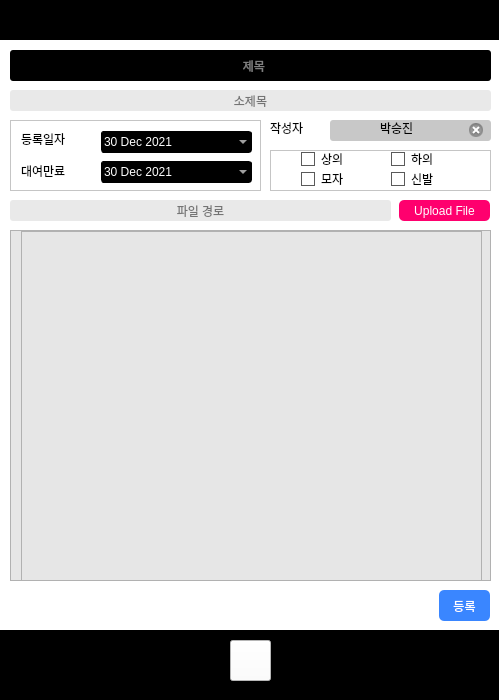
<?xml version="1.0" encoding="UTF-8"?>
<ui version="4.0">
 <class>MainWindow</class>
 <widget class="QMainWindow" name="MainWindow">
  <property name="geometry">
   <rect>
    <x>0</x>
    <y>0</y>
    <width>499</width>
    <height>700</height>
   </rect>
  </property>
  <property name="windowTitle">
   <string>입어바라</string>
  </property>
  <property name="styleSheet">
   <string notr="true">background-color: white;</string>
  </property>
  <widget class="QWidget" name="centralwidget">
   <widget class="QFrame" name="frame">
    <property name="geometry">
     <rect>
      <x>0</x>
      <y>0</y>
      <width>500</width>
      <height>40</height>
     </rect>
    </property>
    <property name="styleSheet">
     <string notr="true">background-color: black;</string>
    </property>
    <property name="frameShape">
     <enum>QFrame::StyledPanel</enum>
    </property>
    <property name="frameShadow">
     <enum>QFrame::Raised</enum>
    </property>
   </widget>
   <widget class="QFrame" name="frame_2">
    <property name="geometry">
     <rect>
      <x>0</x>
      <y>630</y>
      <width>500</width>
      <height>70</height>
     </rect>
    </property>
    <property name="styleSheet">
     <string notr="true">background-color: black;</string>
    </property>
    <property name="frameShape">
     <enum>QFrame::StyledPanel</enum>
    </property>
    <property name="frameShadow">
     <enum>QFrame::Raised</enum>
    </property>
   </widget>
   <widget class="QLineEdit" name="title">
    <property name="geometry">
     <rect>
      <x>10</x>
      <y>50</y>
      <width>481</width>
      <height>31</height>
     </rect>
    </property>
    <property name="styleSheet">
     <string notr="true">background-color: rgb(0, 0, 0);
border-radius: 3px;
color: rgb(255, 255, 255);</string>
    </property>
    <property name="frame">
     <bool>false</bool>
    </property>
    <property name="alignment">
     <set>Qt::AlignCenter</set>
    </property>
    <property name="placeholderText">
     <string>  제목</string>
    </property>
    <property name="clearButtonEnabled">
     <bool>true</bool>
    </property>
   </widget>
   <widget class="QLineEdit" name="subTitle">
    <property name="geometry">
     <rect>
      <x>10</x>
      <y>90</y>
      <width>481</width>
      <height>21</height>
     </rect>
    </property>
    <property name="styleSheet">
     <string notr="true">background-color: rgb(233, 233, 233);
border-radius: 3px;
color: rgb(0, 0, 0);</string>
    </property>
    <property name="frame">
     <bool>false</bool>
    </property>
    <property name="alignment">
     <set>Qt::AlignCenter</set>
    </property>
    <property name="placeholderText">
     <string>소제목</string>
    </property>
    <property name="clearButtonEnabled">
     <bool>true</bool>
    </property>
   </widget>
   <widget class="QScrollArea" name="scrollArea_2">
    <property name="geometry">
     <rect>
      <x>10</x>
      <y>120</y>
      <width>251</width>
      <height>71</height>
     </rect>
    </property>
    <property name="widgetResizable">
     <bool>true</bool>
    </property>
    <widget class="QWidget" name="scrollAreaWidgetContents_4">
     <property name="geometry">
      <rect>
       <x>0</x>
       <y>0</y>
       <width>249</width>
       <height>69</height>
      </rect>
     </property>
     <widget class="QLabel" name="label_levels_2">
      <property name="geometry">
       <rect>
        <x>10</x>
        <y>10</y>
        <width>71</width>
        <height>16</height>
       </rect>
      </property>
      <property name="styleSheet">
       <string notr="true">color: rgb(0, 0, 0);
font: 87 9pt &quot;Arial Black&quot;;</string>
      </property>
      <property name="frameShadow">
       <enum>QFrame::Plain</enum>
      </property>
      <property name="text">
       <string>등록일자</string>
      </property>
      <property name="scaledContents">
       <bool>false</bool>
      </property>
     </widget>
     <widget class="QDateEdit" name="regdate">
      <property name="enabled">
       <bool>false</bool>
      </property>
      <property name="geometry">
       <rect>
        <x>90</x>
        <y>10</y>
        <width>151</width>
        <height>22</height>
       </rect>
      </property>
      <property name="toolTip">
       <string>해당 기능을 사용하시려면 설정에서 옵션을 켜주세요.</string>
      </property>
      <property name="styleSheet">
       <string notr="true">background-color: rgb(0, 0, 0);
color: rgb(255, 255, 255);
border-radius: 3px;
border: 1px solid;</string>
      </property>
      <property name="dateTime">
       <datetime>
        <hour>18</hour>
        <minute>0</minute>
        <second>0</second>
        <year>2021</year>
        <month>12</month>
        <day>30</day>
       </datetime>
      </property>
      <property name="calendarPopup">
       <bool>true</bool>
      </property>
      <property name="timeSpec">
       <enum>Qt::UTC</enum>
      </property>
     </widget>
     <widget class="QLabel" name="label_levels_6">
      <property name="geometry">
       <rect>
        <x>10</x>
        <y>40</y>
        <width>71</width>
        <height>20</height>
       </rect>
      </property>
      <property name="styleSheet">
       <string notr="true">color: rgb(0, 0, 0);
font: 87 9pt &quot;Arial Black&quot;;</string>
      </property>
      <property name="frameShadow">
       <enum>QFrame::Plain</enum>
      </property>
      <property name="text">
       <string>대여만료</string>
      </property>
      <property name="scaledContents">
       <bool>false</bool>
      </property>
     </widget>
     <widget class="QDateEdit" name="enddate">
      <property name="enabled">
       <bool>true</bool>
      </property>
      <property name="geometry">
       <rect>
        <x>90</x>
        <y>40</y>
        <width>151</width>
        <height>22</height>
       </rect>
      </property>
      <property name="toolTip">
       <string>해당 기능을 사용하시려면 설정에서 옵션을 켜주세요.</string>
      </property>
      <property name="styleSheet">
       <string notr="true">background-color: rgb(0, 0, 0);
color: rgb(255, 255, 255);
border-radius: 3px;
border: 1px solid;</string>
      </property>
      <property name="dateTime">
       <datetime>
        <hour>9</hour>
        <minute>0</minute>
        <second>0</second>
        <year>2021</year>
        <month>12</month>
        <day>30</day>
       </datetime>
      </property>
      <property name="calendarPopup">
       <bool>true</bool>
      </property>
      <property name="timeSpec">
       <enum>Qt::UTC</enum>
      </property>
     </widget>
    </widget>
   </widget>
   <widget class="QLabel" name="label_levels">
    <property name="geometry">
     <rect>
      <x>270</x>
      <y>120</y>
      <width>51</width>
      <height>16</height>
     </rect>
    </property>
    <property name="styleSheet">
     <string notr="true">color: rgb(0, 0, 0);
font: 87 9pt &quot;Arial Black&quot;;</string>
    </property>
    <property name="frameShadow">
     <enum>QFrame::Plain</enum>
    </property>
    <property name="text">
     <string>작성자</string>
    </property>
    <property name="scaledContents">
     <bool>false</bool>
    </property>
   </widget>
   <widget class="QLineEdit" name="writer_lineedit">
    <property name="enabled">
     <bool>false</bool>
    </property>
    <property name="geometry">
     <rect>
      <x>330</x>
      <y>120</y>
      <width>161</width>
      <height>21</height>
     </rect>
    </property>
    <property name="styleSheet">
     <string notr="true">background-color: rgb(200, 200, 200);
border-radius: 3px;
color: rgb(0, 0, 0);</string>
    </property>
    <property name="text">
     <string>박승진</string>
    </property>
    <property name="frame">
     <bool>false</bool>
    </property>
    <property name="alignment">
     <set>Qt::AlignCenter</set>
    </property>
    <property name="placeholderText">
     <string/>
    </property>
    <property name="clearButtonEnabled">
     <bool>true</bool>
    </property>
   </widget>
   <widget class="QScrollArea" name="scrollArea">
    <property name="geometry">
     <rect>
      <x>270</x>
      <y>150</y>
      <width>221</width>
      <height>41</height>
     </rect>
    </property>
    <property name="widgetResizable">
     <bool>true</bool>
    </property>
    <widget class="QWidget" name="scrollAreaWidgetContents_2">
     <property name="geometry">
      <rect>
       <x>0</x>
       <y>0</y>
       <width>219</width>
       <height>39</height>
      </rect>
     </property>
     <widget class="QCheckBox" name="op_3">
      <property name="geometry">
       <rect>
        <x>30</x>
        <y>20</y>
        <width>51</width>
        <height>16</height>
       </rect>
      </property>
      <property name="styleSheet">
       <string notr="true">QCheckBox::indicator:unchecked {
    border: 1px solid #5A5A5A;
    background: none;
}</string>
      </property>
      <property name="text">
       <string>모자</string>
      </property>
     </widget>
     <widget class="QCheckBox" name="op_1">
      <property name="geometry">
       <rect>
        <x>30</x>
        <y>0</y>
        <width>51</width>
        <height>16</height>
       </rect>
      </property>
      <property name="styleSheet">
       <string notr="true">QCheckBox::indicator:unchecked {
    border: 1px solid #5A5A5A;
    background: none;
}</string>
      </property>
      <property name="text">
       <string>상의</string>
      </property>
     </widget>
     <widget class="QCheckBox" name="op_4">
      <property name="geometry">
       <rect>
        <x>120</x>
        <y>20</y>
        <width>51</width>
        <height>16</height>
       </rect>
      </property>
      <property name="styleSheet">
       <string notr="true">QCheckBox::indicator:unchecked {
    border: 1px solid #5A5A5A;
    background: none;
}</string>
      </property>
      <property name="text">
       <string>신발</string>
      </property>
     </widget>
     <widget class="QCheckBox" name="op_2">
      <property name="geometry">
       <rect>
        <x>120</x>
        <y>0</y>
        <width>61</width>
        <height>16</height>
       </rect>
      </property>
      <property name="styleSheet">
       <string notr="true">QCheckBox::indicator:unchecked {
    border: 1px solid #5A5A5A;
    background: none;
}</string>
      </property>
      <property name="text">
       <string>하의</string>
      </property>
     </widget>
    </widget>
   </widget>
   <widget class="QScrollArea" name="scrollArea_3">
    <property name="geometry">
     <rect>
      <x>10</x>
      <y>230</y>
      <width>481</width>
      <height>351</height>
     </rect>
    </property>
    <property name="styleSheet">
     <string notr="true">background-color: rgb(230, 230, 230);</string>
    </property>
    <property name="widgetResizable">
     <bool>true</bool>
    </property>
    <widget class="QWidget" name="scrollAreaWidgetContents_3">
     <property name="geometry">
      <rect>
       <x>0</x>
       <y>0</y>
       <width>479</width>
       <height>349</height>
      </rect>
     </property>
     <widget class="QTextEdit" name="desc">
      <property name="geometry">
       <rect>
        <x>10</x>
        <y>0</y>
        <width>461</width>
        <height>351</height>
       </rect>
      </property>
      <property name="placeholderText">
       <string/>
      </property>
     </widget>
    </widget>
   </widget>
   <widget class="QPushButton" name="registerButton">
    <property name="geometry">
     <rect>
      <x>439</x>
      <y>590</y>
      <width>51</width>
      <height>31</height>
     </rect>
    </property>
    <property name="styleSheet">
     <string notr="true">QPushButton{
	color: white;
	background-color: rgb(58, 134, 255);
	border-radius: 5px;
}</string>
    </property>
    <property name="text">
     <string>등록</string>
    </property>
    <property name="flat">
     <bool>false</bool>
    </property>
   </widget>
   <widget class="QPushButton" name="uploadFileButton">
    <property name="geometry">
     <rect>
      <x>399</x>
      <y>200</y>
      <width>91</width>
      <height>21</height>
     </rect>
    </property>
    <property name="styleSheet">
     <string notr="true">QPushButton{
	color: white;
	background-color: rgb(255, 0, 110);
	border-radius: 5px;
}</string>
    </property>
    <property name="text">
     <string>Upload File</string>
    </property>
    <property name="flat">
     <bool>false</bool>
    </property>
   </widget>
   <widget class="QLineEdit" name="filepath">
    <property name="geometry">
     <rect>
      <x>10</x>
      <y>200</y>
      <width>381</width>
      <height>21</height>
     </rect>
    </property>
    <property name="styleSheet">
     <string notr="true">background-color: rgb(233, 233, 233);
border-radius: 3px;
color: rgb(0, 0, 0);</string>
    </property>
    <property name="frame">
     <bool>false</bool>
    </property>
    <property name="alignment">
     <set>Qt::AlignCenter</set>
    </property>
    <property name="placeholderText">
     <string>파일 경로</string>
    </property>
    <property name="clearButtonEnabled">
     <bool>true</bool>
    </property>
   </widget>
   <widget class="QPushButton" name="homeButton">
    <property name="geometry">
     <rect>
      <x>230</x>
      <y>640</y>
      <width>41</width>
      <height>41</height>
     </rect>
    </property>
    <property name="text">
     <string/>
    </property>
    <property name="icon">
     <iconset>
      <normaloff>icon/home.png</normaloff>icon/home.png</iconset>
    </property>
    <property name="iconSize">
     <size>
      <width>25</width>
      <height>25</height>
     </size>
    </property>
   </widget>
  </widget>
 </widget>
 <resources/>
 <connections/>
</ui>
